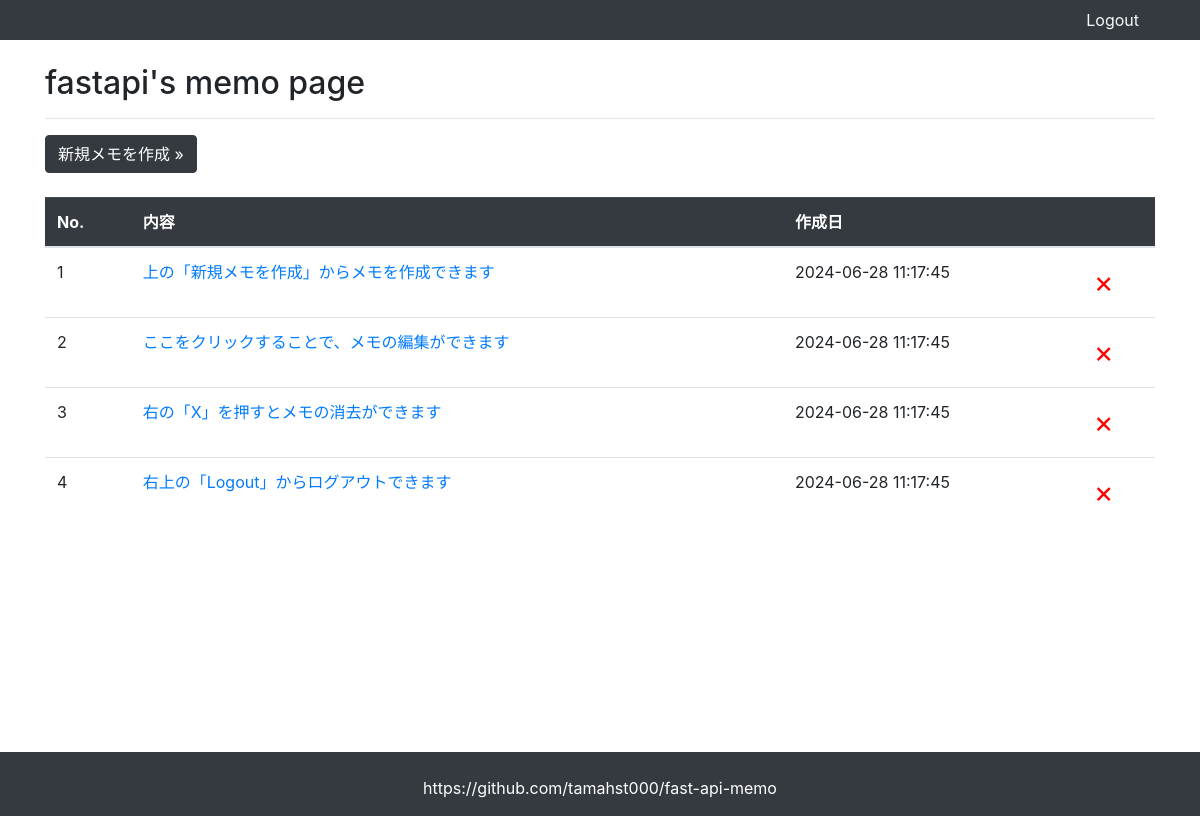
Screenshot of /fastapi/admin with the database file from the repository.
### py/models.py (models this page shows, shortened)
class User(Base):
    __tablename__ = "user"
    id = Column(
        "id",
        INTEGER(unsigned=True),
        primary_key=True,
        autoincrement=True,
    )
    username = Column("username", String(256))
    password = Column("password", String(256))

class Task(Base):
    __tablename__ = "task"
    id = Column(
        "id",
        INTEGER(unsigned=True),
        primary_key=True,
        autoincrement=True,
    )
    user_id = Column("user_id", ForeignKey("user.id"))
    content = Column("content", String(256))
    date = Column(
        "date",
        DateTime,
        default=datetime.now(),
        nullable=False,
        server_default=current_timestamp(),
    )

### py/endpoints.py (the view)
@app.get("/{username}/admin")
def admin(request: Request, username):
    user = db.session.query(User).filter(User.username == username).first()
    task = db.session.query(Task).filter(Task.user_id == user.id).all()
    db.session.close()
    return templates.TemplateResponse(
        "admin.html", {"request": request, "user": user, "task": task}
    )

### templates/admin.html (shortened to what this page needs)
<!DOCTYPE html>
<html lang="ja">
  <head>
    <link
      rel="stylesheet"
      href="https://stackpath.bootstrapcdn.com/bootstrap/4.3.1/css/bootstrap.min.css"
    />
  </head>
  <body>
    <nav class="nav navbar-dark bg-dark">
      <div class="container d-flex justify-content-end">
        <a
          class="nav-link text-light"
          href="/"
          onclick="return confirmLogout();"
          >Logout</a
        >
      </div>
    </nav>
    <div style="display: flex; flex-direction: column; min-height: 80vh">
      <div class="container">
        <br />
        <h2>{{ user.username }}'s memo page</h2>
        <hr />
        <a class="btn btn-info btn-dark" href="/{{user.username}}/detail"
          >新規メモを作成 »</a
        >
        <br />
        <br />
        <table class="table">
          <thead class="table-dark">
            <tr>
              <th>No.</th>
              <th>内容</th>
              <th>作成日</th>
              <th></th>
            </tr>
          </thead>
          <tbody>
            {% for t in task %}
            <tr>
              <td>{{ t.id }}</td>
              <td>
                <a href="/{{user.username}}/detail/{{ t.id }}"
                  >{{ t.content }}</a
                >
              </td>
              <td>{{ t.date.strftime("%Y-%m-%d %H:%M:%S") }}</td>
              <td>
                <a
                  href="/{{user.username}}/delete/{{ t.id }}"
                  style="color: red; font-size: 30px"
                  onclick="return confirmDelete();"
                  >×</a
                >
              </td>
            </tr>
            {% endfor %}
          </tbody>
        </table>
      </div>
    </div>
    <br />
    <footer class="bg-dark">
      <div class="container-fluid mt-5">
        <div class="row">
          <div class="mx-auto text-white">
            <br />
            <p class="text-center text-white">
              <a
                href="https://github.com/tamahst000/fast-api-memo"
                class="text-white"
              >
                https://github.com/tamahst000/fast-api-memo
              </a>
            </p>
          </div>
        </div>
      </div>
    </footer>
  </body>
</html>

### rows the page displays
User: username "fastapi"
Task: id "1", content "上の「新規メモを作成」からメモを作成できます", date "2024-06-28 11:17:45"
Task: id "2", content "ここをクリックすることで、メモの編集ができます", date "2024-06-28 11:17:45"
Task: id "3", content "右の「X」を押すとメモの消去ができます", date "2024-06-28 11:17:45"
Task: id "4", content "右上の「Logout」からログアウトできます", date "2024-06-28 11:17:45"
